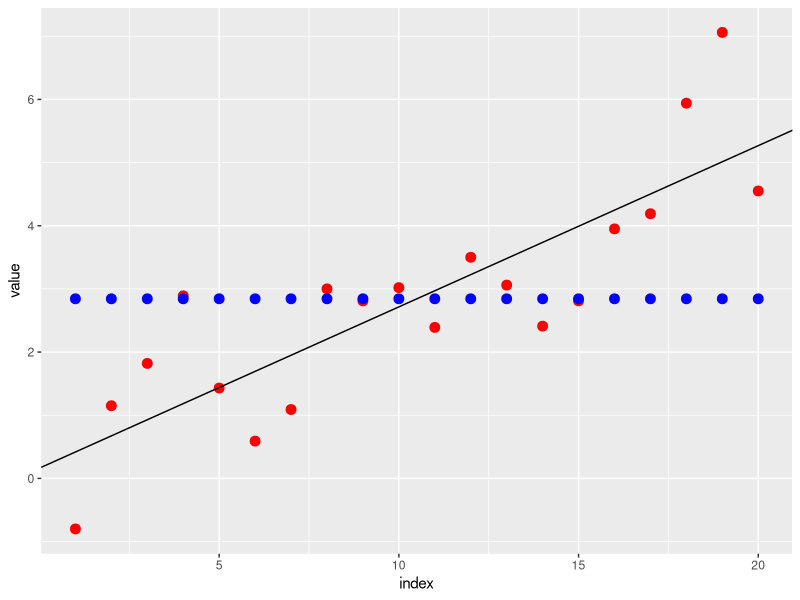
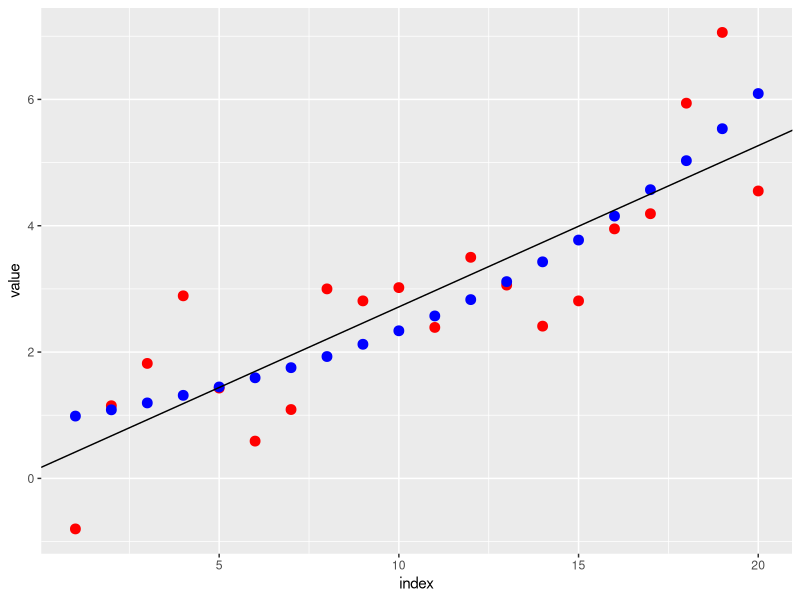
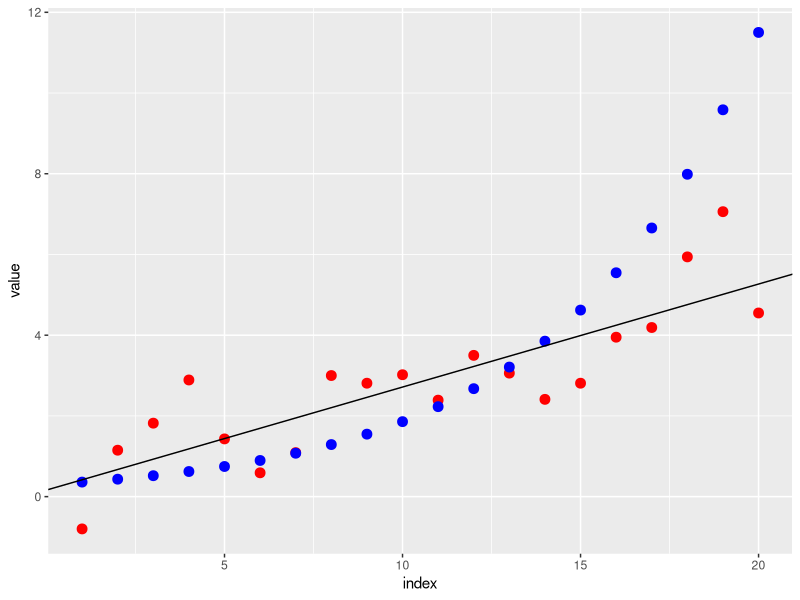
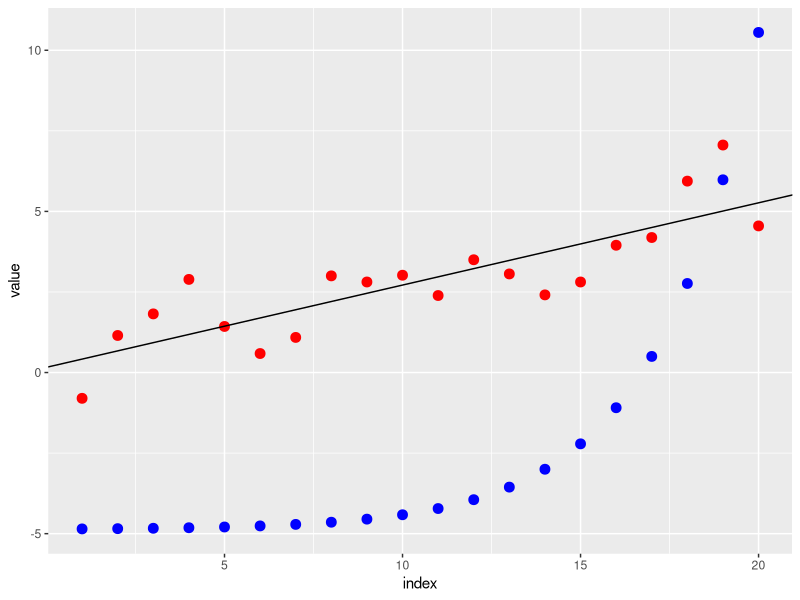
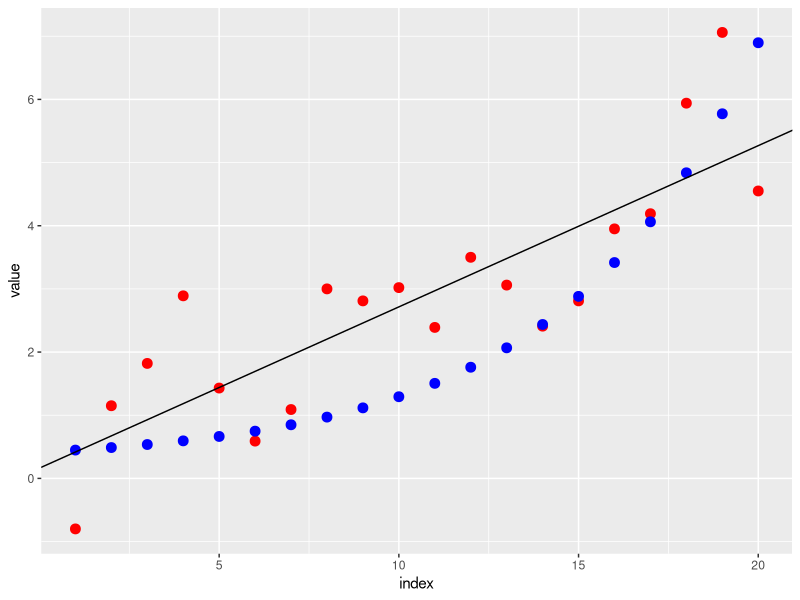

Generate these figures, in order, with R:
## ---- chunk 1
knitr::opts_chunk$set(echo = TRUE)

library(numDeriv)
library(tidyverse)

## ---- chunk 2
n <- 20
bv <- c(0,1,0)
x_i <- 1:n
# y_i <- rnorm(n, mean = ab[1] * ab[2]^x_i, sd = 1)
# y_i <- rnorm(n, 0, sd = 1)
y_i <- c(-0.8, 1.15, 1.82, 2.89, 1.43, 0.59, 1.09, 3.00, 2.81, 3.02, 2.39, 3.50, 3.06, 2.41, 2.81, 3.95, 4.19, 5.94, 7.06, 4.55)

likelihood_m1 <- function(ab) {
  prod(exp((((ab[1]) - y_i)^2)/2))
}
likelihood_m1(bv)
optim(bv[1], likelihood_m1, method = "BFGS")

likelihood_m2 <- function(ab) {
  prod(exp((((ab[1] * ab[2]^x_i) - y_i)^2)/2))
}
likelihood_m2(bv)
optim(bv[1:2], likelihood_m2)

likelihood_m3 <- function(ab) {
  prod(exp((((ab[1] * ab[2]^x_i + ab[3]) - y_i)^2)/2))
}
likelihood_m3(bv)
optim(bv, likelihood_m3)

## ---- chunk 3
x_i <- 1:20
y_data <- c(-0.8, 1.15, 1.82, 2.89, 1.43, 0.59, 1.09, 3.00, 2.81, 3.02, 2.39, 3.50, 3.06, 2.41, 2.81, 3.95, 4.19, 5.94, 7.06, 4.55)

para_m1 <- mean(y_data)
para_m2 <- 0.896082 * 1.100582^x_i
para_m3 <- 0.01361894 * 1.421363^x_i - 4.871604
para_m1_optim <- 2.842996
para_m2_optim <- 0.3 * 1.2^x_i
para_m3_optim <- 0.1629630 * 1.2037037^(x_i) + 0.2518519

(para_m1 - y_data) %*% (para_m1 - y_data)
(para_m2 - y_data) %*% (para_m2 - y_data)
(para_m3 - y_data) %*% (para_m3 - y_data)
(para_m1_optim - y_data) %*% (para_m1_optim - y_data)
(para_m2_optim - y_data) %*% (para_m2_optim - y_data)
(para_m3_optim - y_data) %*% (para_m3_optim - y_data)

abline <- coef(lm(y ~ x, data = data.frame(x = 1:length(y_data), y =y_data)))
abline_plot <- geom_abline(intercept = abline[1], slope = abline[2])
test_plot_m1 <- data.frame(x = 1:length(y_data),y = seq(min(y_data, para_m1), max(y_data, para_m1), length = length(y_data)), y_data = y_data, fit_mean = para_m1)
ggplot(test_plot_m1, aes(x, y)) +
  geom_point(inherit.aes = FALSE, aes(x, y_data), color = "red", size = 3) +
  geom_point(inherit.aes = FALSE, aes(x, para_m1), color = "blue", size = 3) +
  labs(x = "index", y = "value") +
  abline_plot

test_plot_m2 <- data.frame(x = 1:length(y_data),y = seq(min(y_data, para_m2), max(y_data, para_m2), length = length(y_data)), y_data = y_data, fit_mean = para_m2)
ggplot(test_plot_m2, aes(x, y)) +
  geom_point(inherit.aes = FALSE, aes(x, y_data), color = "red", size = 3) +
  geom_point(inherit.aes = FALSE, aes(x, para_m2), color = "blue", size = 3) +
  labs(x = "index", y = "value") +
  abline_plot

test_plot_m2_optim <- data.frame(x = 1:length(y_data),y = seq(min(y_data, para_m2_optim), max(y_data, para_m2_optim), length = length(y_data)), y_data = y_data, fit_mean = para_m2_optim)
ggplot(test_plot_m2_optim, aes(x, y)) +
  geom_point(inherit.aes = FALSE, aes(x, y_data), color = "red", size = 3) +
  geom_point(inherit.aes = FALSE, aes(x, para_m2_optim), color = "blue", size = 3) +
  labs(x = "index", y = "value") +
  abline_plot

test_plot_m3 <- data.frame(x = 1:length(y_data),y = seq(min(y_data, para_m3), max(y_data, para_m3), length = length(y_data)), y_data = y_data, fit_mean = para_m3)
ggplot(test_plot_m3, aes(x, y)) +
  geom_point(inherit.aes = FALSE, aes(x, y_data), color = "red", size = 3) +
  geom_point(inherit.aes = FALSE, aes(x, para_m3), color = "blue", size = 3) +
  labs(x = "index", y = "value") +
  abline_plot

test_plot_m3_optim <- data.frame(x = 1:length(y_data),y = seq(min(y_data, para_m3_optim), max(y_data, para_m3_optim), length = length(y_data)), y_data = y_data, fit_mean = para_m3_optim)
ggplot(test_plot_m3_optim, aes(x, y)) +
  geom_point(inherit.aes = FALSE, aes(x, y_data), color = "red", size = 3) +
  geom_point(inherit.aes = FALSE, aes(x, para_m3_optim), color = "blue", size = 3) +
  labs(x = "index", y = "value")+
  abline_plot



